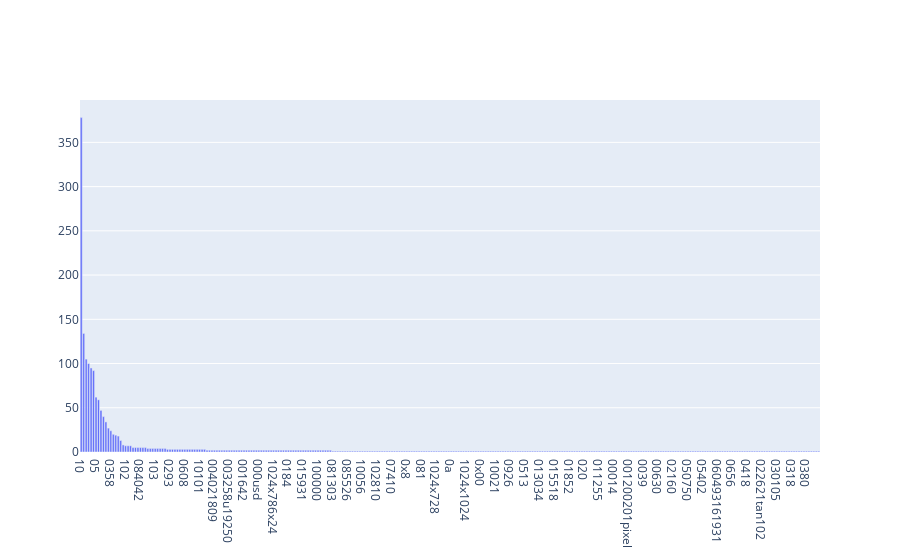

The code cell stored with this chart in its notebook:
### Markdown cell above
### >>> **Exercise 15 (take home):** 
Additionally, you can attempt to sort the terms on the `x-axis` by frequency instead of in alphabetical order. This way the visualization is more meaninfgul and you will be able to observe the so called [long tail](https://en.wikipedia.org/wiki/Long_tail) (get familiar with this term since it will appear a lot in data mining and other statistics courses). see picture below

![alt txt](https://upload.wikimedia.org/wikipedia/commons/thumb/8/8a/Long_tail.svg/1000px-Long_tail.svg.png)

### Code cell
# Answer here
import plotly.graph_objs as go
df = pd.DataFrame({'x': count_vect.get_feature_names()[:300],'y': term_frequencies[:300]})
# sort in frequency
df = df.sort_values(by=['y'], ascending=False, na_position='first')
fig = go.Figure([go.Bar(x=df['x'],y=df['y'])])
fig.layout.xaxis.type = 'category'
fig.show()

### Figure 1 — Plotly figure (JSON) as saved in the notebook; plotly's stock layout.template omitted (floating-point values rounded to 4 significant figures; data arrays with more than 128 entries replaced by an {"elided": "..."} marker saying what was removed)
{"data": [{"type": "bar", "x": {"elided": "300 str values"}, "y": {"elided": "300 int values"}}], "layout": {"xaxis": {"type": "category"}}}
